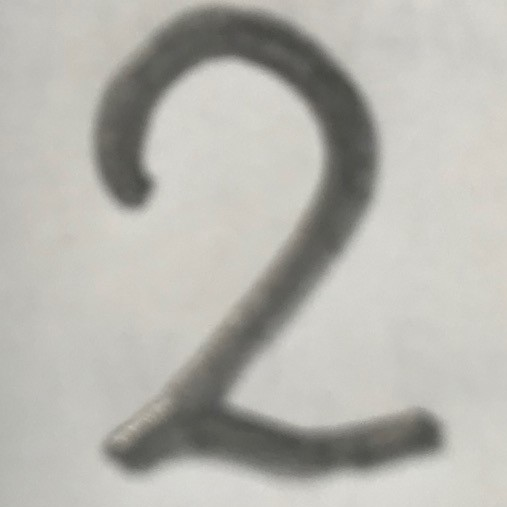
#> input picture 200623_day-3/inoue/mydigit.jpg, 507 x 507 px
$ jupyter execute Moji.ipynb
#> lines starting #> are read from the running program, lines starting #| are printed output that depends on the picture
[cell 1]
from sklearn import datasets
X, y = datasets.load_digits(return_X_y=True)
X0 = X[0]
X0_square = X0.reshape(8,8)
from matplotlib import pyplot
fig, ax = pyplot.subplots()
ax.imshow(X0_square, cmap='binary')
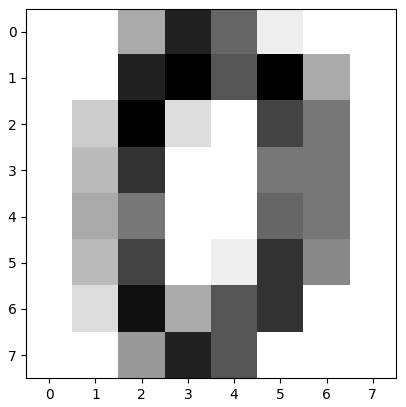
#> figure drawn by matplotlib, 1 panel

[cell 2]
from sklearn.linear_model import LogisticRegression
clf = LogisticRegression(random_state=0, solver='liblinear', multi_class='auto')
clf.fit(X, y)

[cell 3]
from PIL import Image
im = Image.open('mydigit.jpg')
#> im is the input picture: PIL image 507x507 RGB; mean R, G, B 181.4, 180.4, 174.3
fig, ax = pyplot.subplots()
ax.imshow(im)

[cell 4]
from PIL import ImageEnhance
im_enhanced = ImageEnhance.Brightness(im).enhance(1.7)
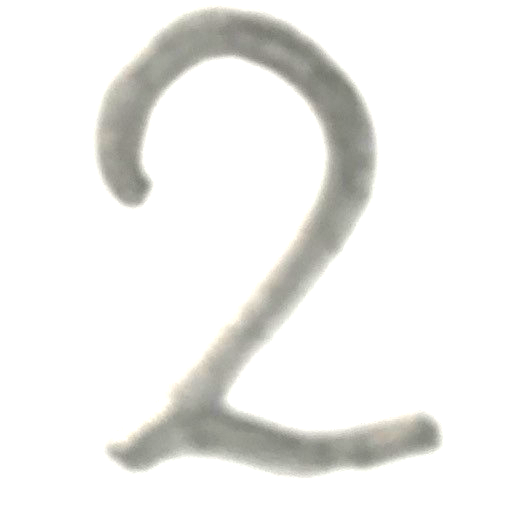
#> im_enhanced: PIL image 507x507 RGB; mean R, G, B 239.3, 239.2, 237.4
fig, ax = pyplot.subplots()
ax.imshow(im_enhanced)

[cell 5]
im_gray = im_enhanced.convert(mode='L')
fig, ax = pyplot.subplots()
ax.imshow(im_gray, cmap='gray')

[cell 6]
im_8x8 = im_gray.resize((8, 8))
fig, ax = pyplot.subplots()
ax.imshow(im_8x8, cmap='gray')
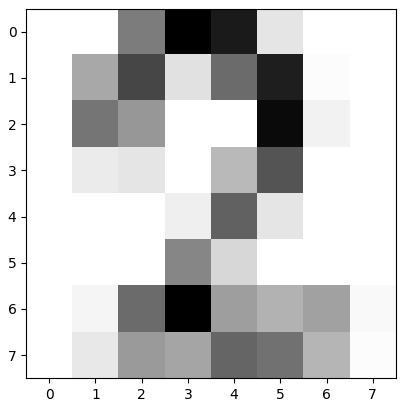
#> figure drawn by matplotlib, 1 panel

[cell 7]
from PIL import ImageOps
im_inverted = ImageOps.invert(im_8x8)
fig, ax = pyplot.subplots()
ax.imshow(im_inverted, cmap='gray')
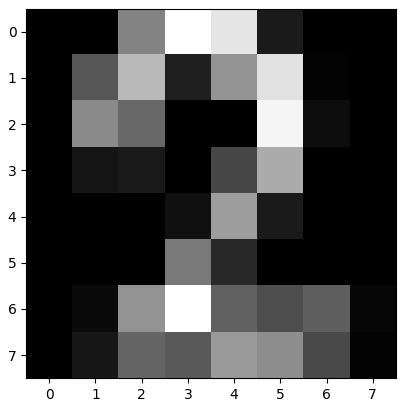
#> figure drawn by matplotlib, 1 panel

[cell 8]
import numpy
X_im2d = numpy.asarray(im_inverted)
X_im1d = X_im2d.reshape(-1)
#> X_im1d = 64 values, max 76 at index 3, min 0 at index 0, mean 17.44
X_multiplied = X_im1d * (16 / 255)
#> X_multiplied = 64 values, max 4.77 at index 3, min 0 at index 0, mean 1.09

[cell 9]
clf.predict([X_multiplied])[0]
#> Out = 2
